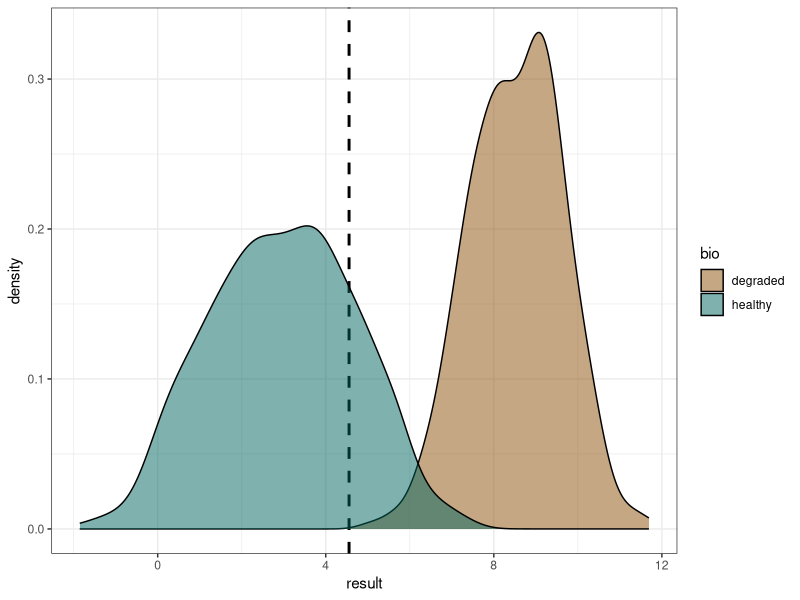
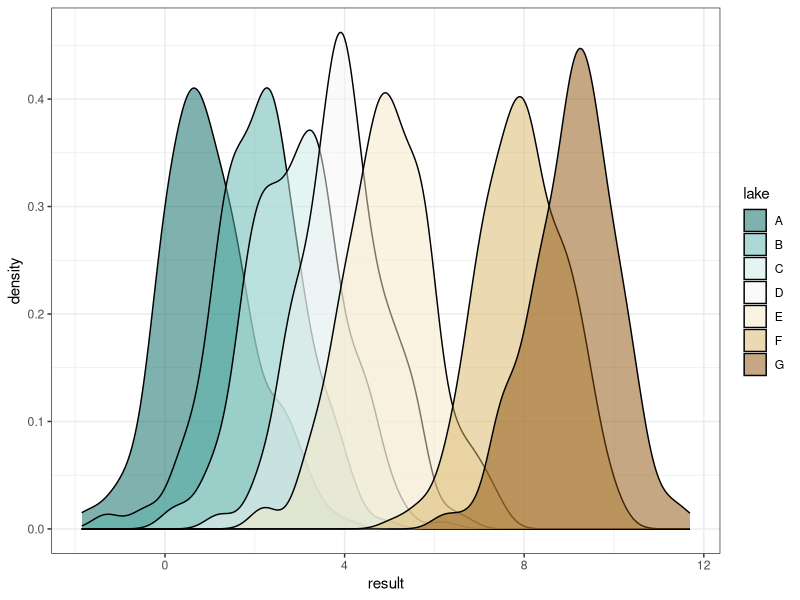
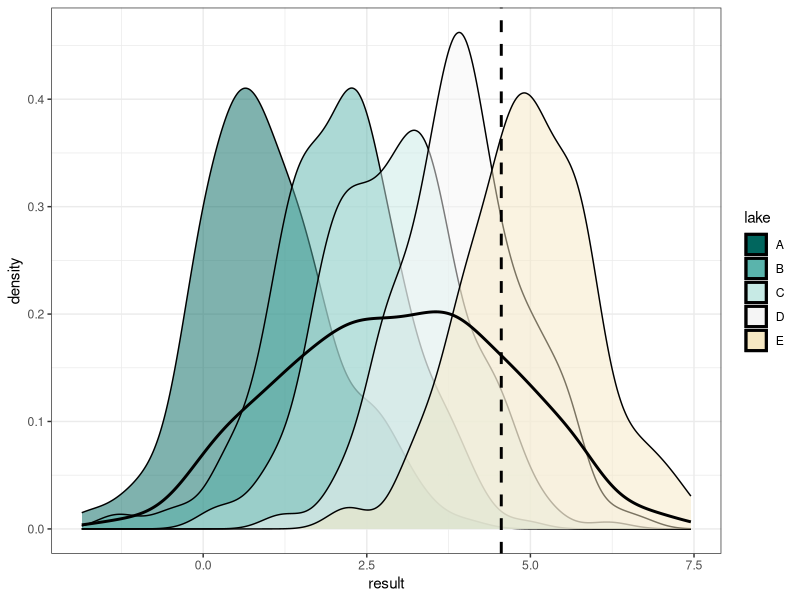
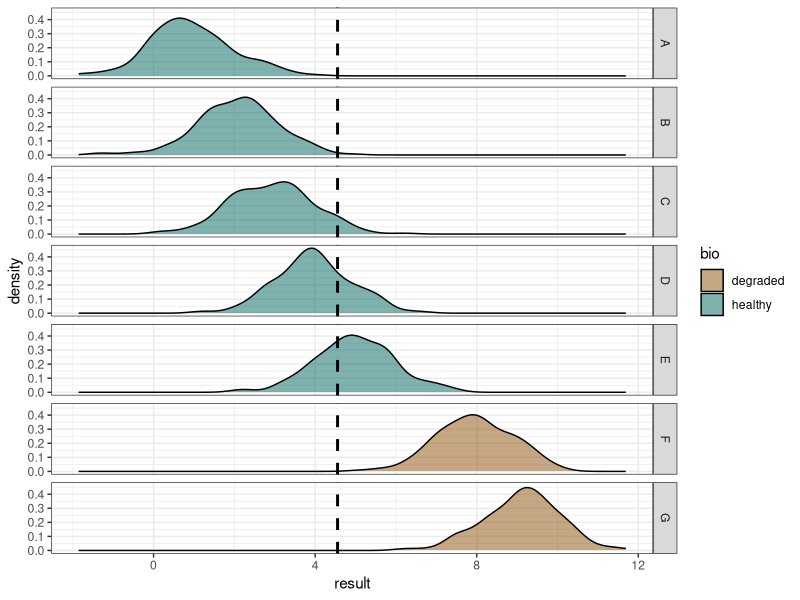
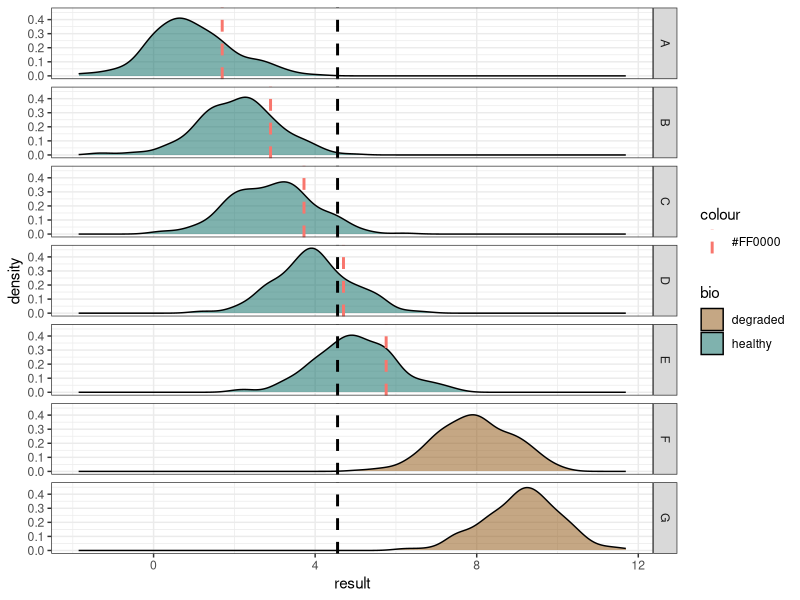

R code for these plots, in order:
## ---- chunk 1
library(tidyverse)

# set figure size
knitr::opts_chunk$set(fig.width=12, fig.height=9, message = FALSE, 
                      warning = FALSE)
## ---- chunk 2
# make several different distributions:
set.seed(1234)

# this data set has factor of cond (condition), and then a distribution of results
data_df <- data.frame(lake = factor(rep(c("A","B", "C", "D", "E", "F", "G"), 
                                        each=200)),
                      bio = factor(rep(c("healthy", "healthy", "healthy", 
                                         "healthy", "healthy", "degraded", 
                                         "degraded"), each=200)),
                   result = c(rnorm(200, mean = 1),
                              rnorm(200, mean = 2),
                              rnorm(200, mean = 3),
                              rnorm(200, mean = 4),
                              rnorm(200, mean = 5),
                              rnorm(200, mean = 8),
                              rnorm(200, mean = 9)))
## ---- chunk 3
data_ref_df <- data_df %>% filter(bio == "healthy")

# set custom colors for lakes. picked out using colorbrewer2.org:
lake_col <- c("#01665e", "#5ab4ac", "#c7eae5", "#f5f5f5", "#f6e8c3", "#d8b365",
              "#8c510a")
# bio colors:
bio_col <- c("#8c510a", "#01665e")
        
# base data for plots along with theme
p <- ggplot(data_ref_df, aes(x=result)) + 
        theme_bw() + scale_fill_manual(values = lake_col)
## ---- chunk 4
p + geom_vline(data = data_ref_df, 
               xintercept = quantile(data_ref_df$result, 0.8), 
               linetype = "dashed", size = 1) + # 80th percentile
    geom_density(data = data_df, aes(fill = bio), 
                 alpha = 0.5) + scale_fill_manual(values = bio_col) 
## ---- chunk 5
 p + 
        geom_density(data = data_df, aes(fill=lake), alpha = 0.5) +
        theme_bw()
## ---- chunk 6
# everything together:
p + 
        geom_density(aes(fill=lake), alpha = 0.5) + # distribution of factors
        geom_vline(xintercept = quantile(data_ref_df$result, 0.8), 
                   linetype = "dashed", size = 1) + # 80th percentile
         geom_density(size = 1) # overall distribution
## ---- chunk 7
ggplot(data_df, aes(x=result)) +  theme_bw() +
        geom_density(aes(fill=bio), alpha = 0.5) + # distribution of factors
        geom_vline(xintercept = quantile(data_ref_df$result, 0.8), 
                   linetype = "dashed", size = 1) + # 80th percentile
        facet_grid(lake~.) + scale_fill_manual(values = bio_col) 

## ---- chunk 8
# get the 80th percentile of each underlying distribution
data2_df <- data_ref_df %>% group_by(lake) %>%
        summarise(quant80 = quantile(result, 0.8))

# graph
ggplot(data_df, aes(x=result)) +  theme_bw() +
        geom_density(aes(fill = bio), alpha = 0.5) + # distribution of factors
        theme_bw() +
         geom_vline(data = data2_df, 
                 aes(xintercept = as.numeric(quant80),
                   colour = "#FF0000"), 
                 linetype = 2, size = 1) + # 80th percentile of each dist
         geom_vline(xintercept = quantile(data_ref_df$result, 0.8), 
                   linetype = 2, size = 1) +
        facet_grid(lake~.) + scale_fill_manual(values = bio_col) 
